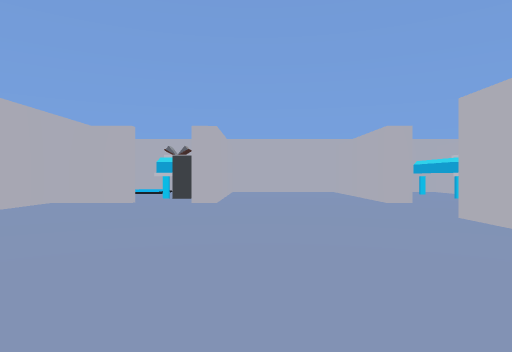
View 1 (above)

20 first-person views from a walk through a Unity game level. The camera is 1.2 m above the floor, looks level and sees 75° across. The floor is counted in squares, 2 m on a side. Each view is taken from the middle of a square. On the plan, view 1 faces up. The plan holds only what a view shows up to about 10 squares ahead; the rest is blank. The player is left out. Some animated figures are not drawn.

View 2
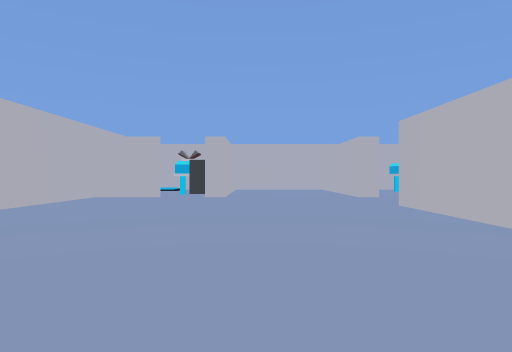

View 3
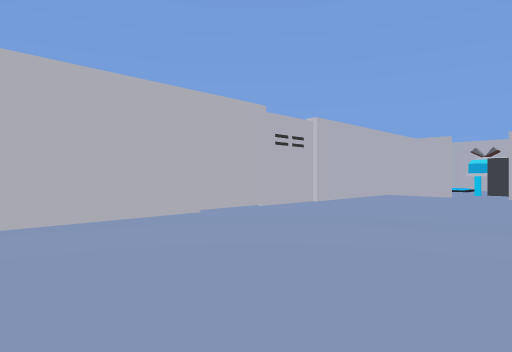

View 4
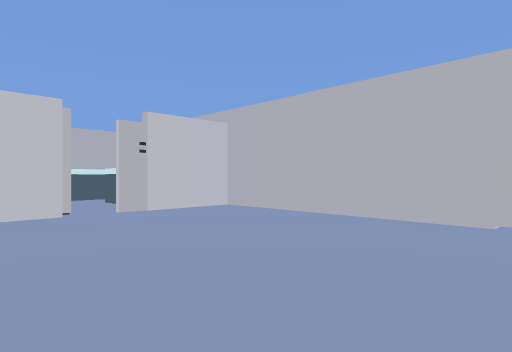

View 5
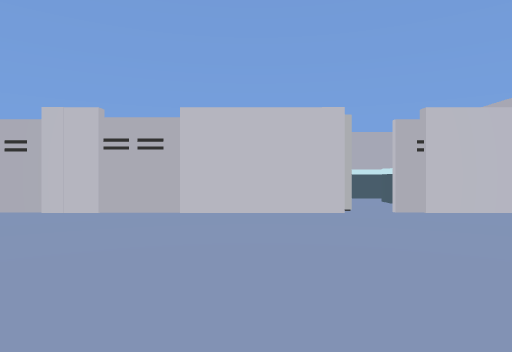

View 6
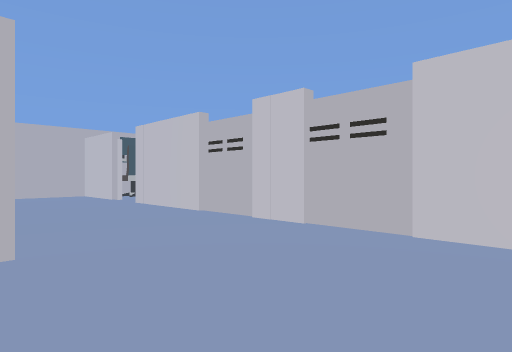

View 7
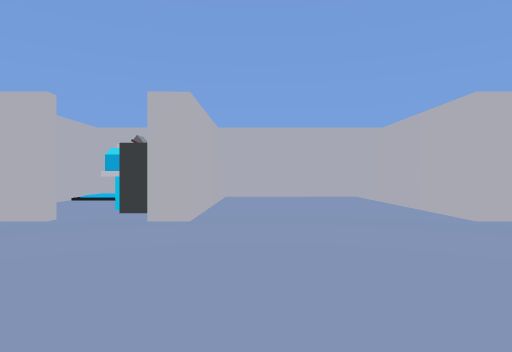

View 8
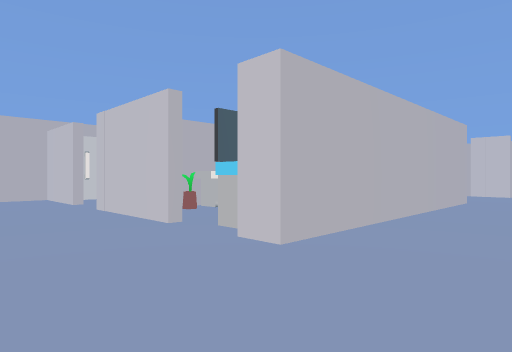

View 9
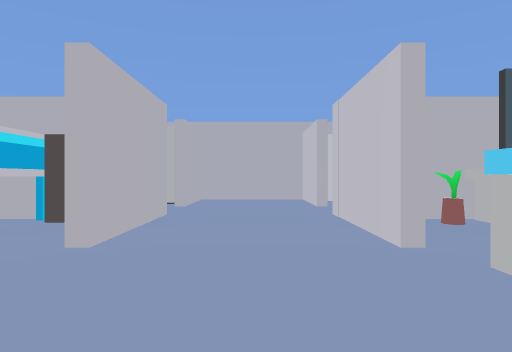

View 10
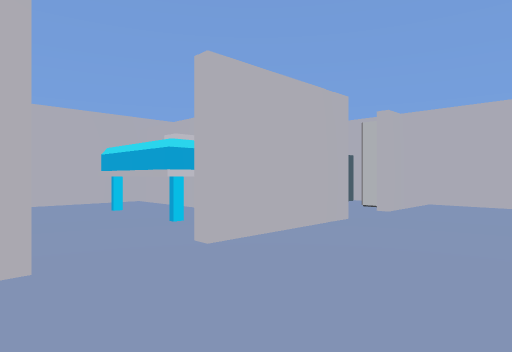

View 11
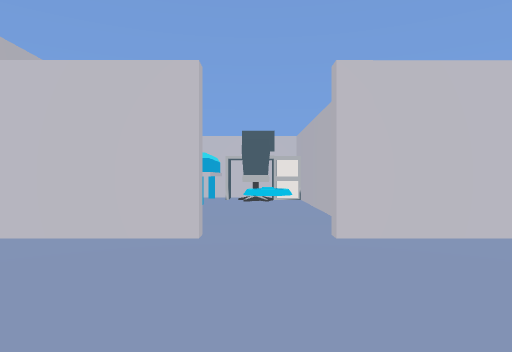

View 12
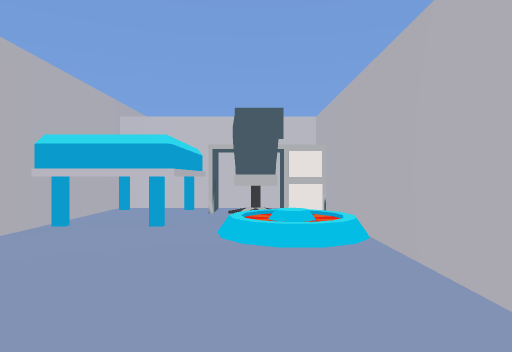

View 13
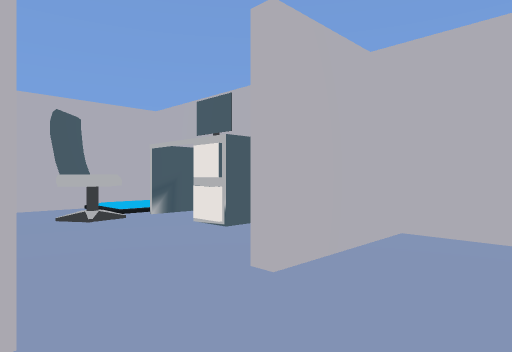

View 14
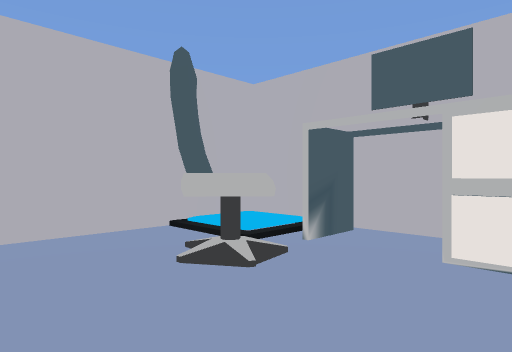

View 15
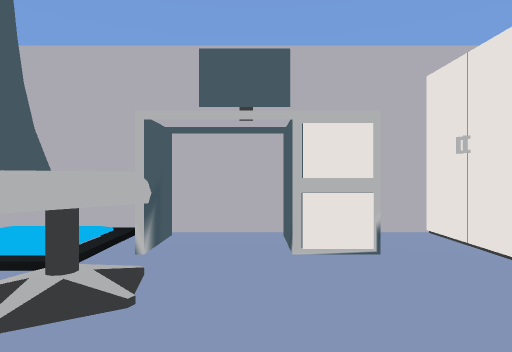

View 16
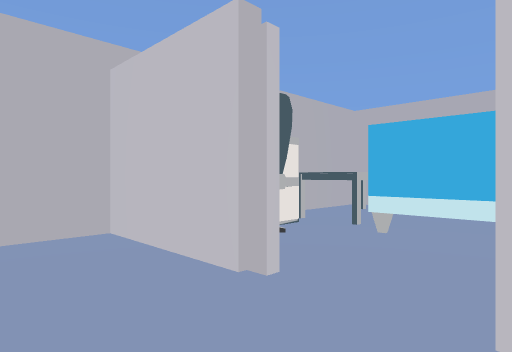

View 17
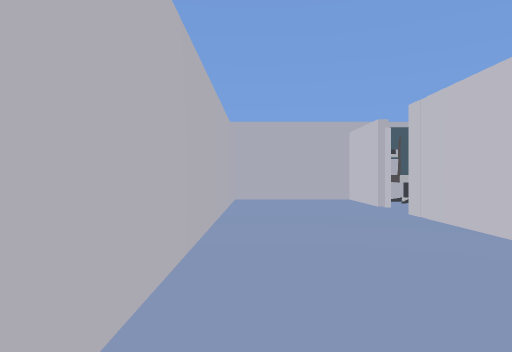

View 18
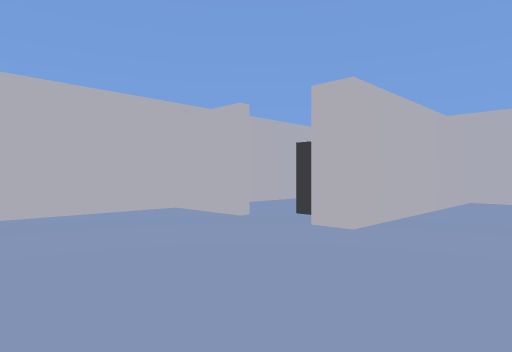

View 19
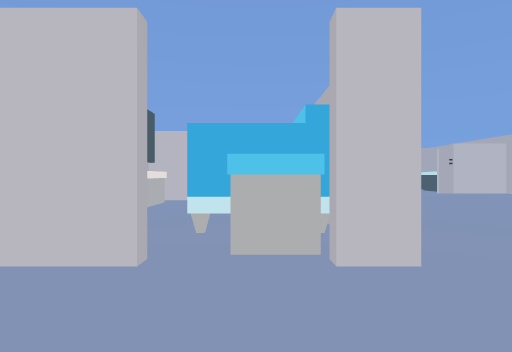

View 20
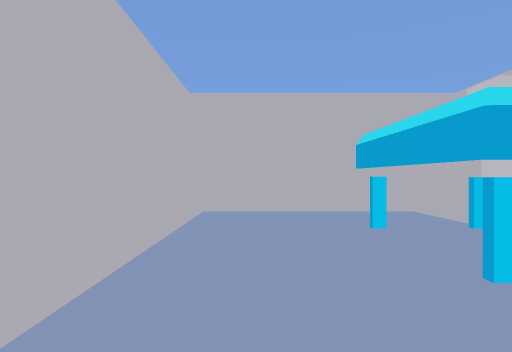

### Floor plan
Points are (right, up) in squares from view 1. A wall is a line through its corners. A room is listed if a view was taken in it or the views show most of it. See-through windows are left out.
Room 1 (views 1, 2, 3, 4, 5, 6, 7, 8, 9, 10, 12, 13, 16, 17, 18, 19, 20)
walls: (3.1, 3.6) (4.8, 3.6); (6.7, 2.5) (6.7, 3.6); (4.8, 4.8) (7.2, 4.8); (-1.5, -4.4) (7.2, -4.4); (6.9, 3.6) (6.9, 2.2); (8.4, -1.3) (9.5, -1.3); (3.5, 7.4) (2.9, 7.4) (2.9, 12.6) (-0.9, 12.6) (-0.9, 8.4); (8.4, -4.4) (10.6, -4.4) (10.6, -1.5) (2.9, -1.5) (2.9, 4.8) (3.5, 4.8); (8.5, 4.8) (10.6, 4.8) (10.6, 7.4) (8.5, 7.4); (10.6, -1.2) (10.6, 1.8); (-2.6, 7.4) (-4.6, 7.4) (-4.6, -4.4) (-3.4, -4.4); (7.2, 7.4) (4.8, 7.4); (10.6, -5.9) (10.6, -5.4); (10.1, -9.5) (10.6, -9.5) (10.6, -7.5); (-4.6, 12.6) (-4.6, 9.3)
ways out: opening at (4, 7) to room 2; opening at (8, 7) to room 2
objects: other object (-4, -9) to (-2, -8); other object (-3, -7) to (-3, -5); other object (-3, 9) to (-1, 10); other object (-2, -5); other object (-2, 8) to (-1, 8); other object (4, 4); other object (6, 0) to (6, 2); other object (6, 3) to (6, 4); other object (8, -7) to (9, -7); other object (8, -1) to (9, 0); other object (8, 0); other object (8, 4); other object (9, -1) to (10, 1); other object (10, -9) to (10, -7); other object (10, -6) to (10, -5); other object (10, 4)
Room 2 (views 11, 14, 15)
walls: (6.7, 10.4) (6.7, 12.6) (3.1, 12.6) (3.1, 8.1); (10.6, 8.1) (10.6, 12.6) (7.4, 12.6)
ways out: opening at (4, 7) to room 1; opening at (8, 7) to room 1
objects: other object (6, 8); other object (6, 9) to (6, 11); other object (9, 11); other object (10, 8); other object (10, 9); other object (10, 11)

Where each view was taken, in squares from view 1:
view 1: 0 up, 0 right, facing up
view 2: 2 down, 0 right, facing up
view 3: 3 down, 0 right, facing up-left
view 4: 1 up, 0 right, facing down-left
view 5: 1 up, 0 right, facing down
view 6: 1 down, 0 right, facing down-right
view 7: 3 up, 0 right, facing up
view 8: 7 up, 1 right, facing down-right
view 9: 6 up, 2 right, facing right
view 10: 5 up, 3 right, facing up-right
view 11: 8 up, 8 right, facing down
view 12: 5 up, 8 right, facing down
view 13: 6 up, 7 right, facing up-right
view 14: 9 up, 7 right, facing up-right
view 15: 10 up, 7 right, facing right
view 16: 3 down, 7 right, facing down-right
view 17: 2 down, 2 right, facing right
view 18: 4 up, 1 right, facing up-left
view 19: 7 up, 4 right, facing down
view 20: 7 up, 4 right, facing up
